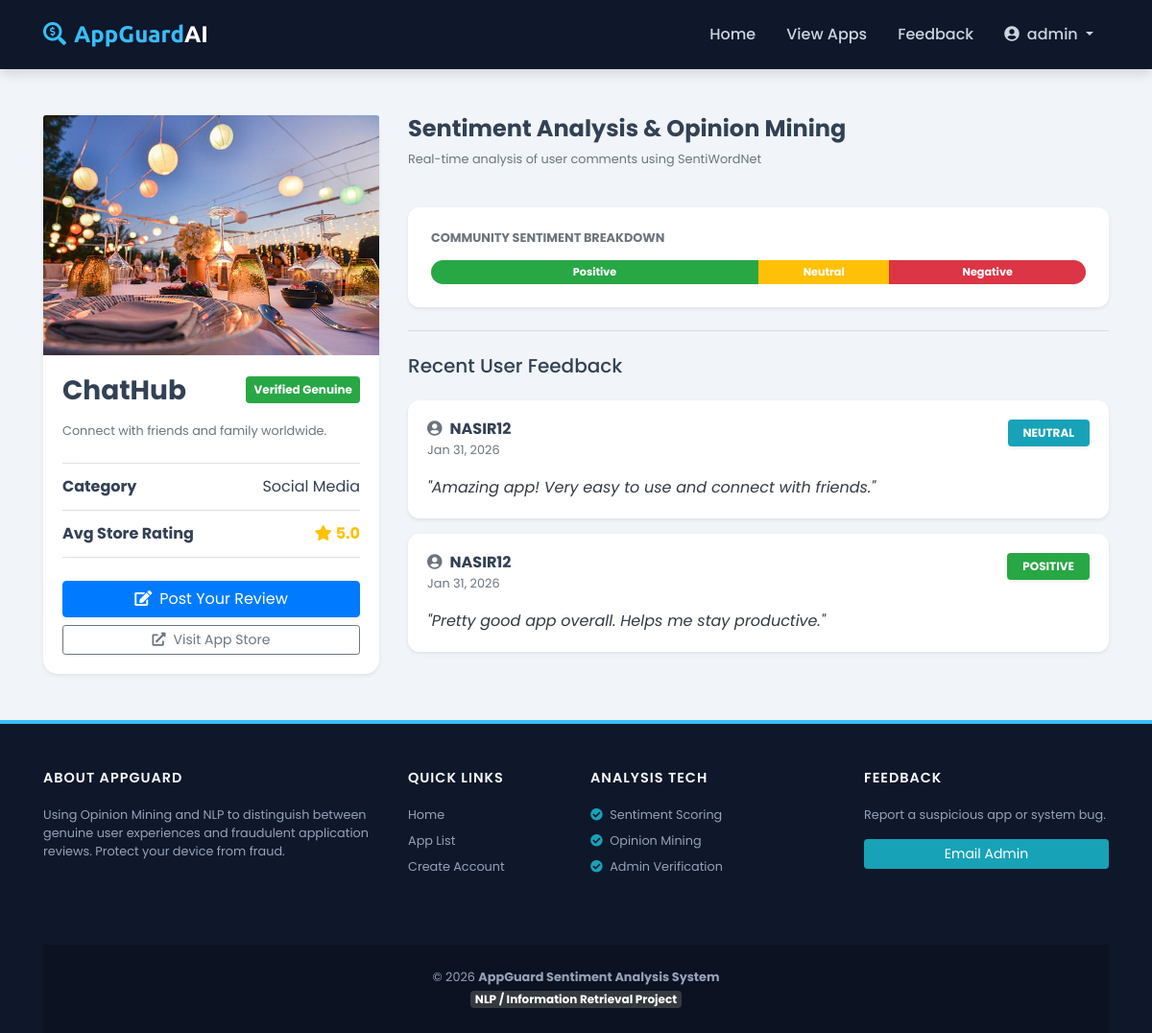
Page /app/2/ (signed in) on the committed database.
### myapp/models.py (models this page shows, shortened)
class Application(models.Model):
    name = models.CharField(max_length=150)
    link = models.URLField(max_length=255)
    description = models.TextField()
    category = models.ForeignKey(Category, on_delete=models.SET_NULL, null=True)
    image = models.ImageField(upload_to="app_images/", blank=True, null=True)
    added_on = models.DateTimeField(default=timezone.now)
    rating = models.FloatField(default=5.0)
    avg_sentiment_score = models.FloatField(default=0.0) # Average sentiment score
    is_fraud = models.BooleanField(default=False)

class Category(models.Model):
    name = models.CharField(max_length=100, unique=True)

class Review(models.Model):
    SENTIMENT_CHOICES = (
        ('positive', 'Positive'),
        ('negative', 'Negative'),
        ('neutral', 'Neutral'),
    )
    user = models.ForeignKey(CustomerUser, on_delete=models.CASCADE)
    app = models.ForeignKey(Application, on_delete=models.CASCADE)
    comment = models.TextField()
    rating = models.PositiveSmallIntegerField(default=0)  # 1-5 scale
    sentiment = models.CharField(max_length=10, choices=SENTIMENT_CHOICES, blank=True, null=True)
    sentiment_score = models.FloatField(blank=True, null=True)  # -1 to 1 score
    ip_address = models.GenericIPAddressField(blank=True, null=True)
    is_fake = models.BooleanField(default=False)  # Fake review detection
    created_at = models.DateTimeField(default=timezone.now)

class CustomerUser(models.Model):
    STATUS_CHOICES = (
        ('active', 'Active'),
        ('inactive', 'Inactive'),
        ('banned', 'Banned'),
    )
    user_id = models.AutoField(primary_key=True)
    username = models.CharField(max_length=150, unique=True)
    email = models.EmailField(unique=True)
    password = models.CharField(max_length=255)
    full_name = models.CharField(max_length=150, blank=True, null=True)
    profile_image = models.ImageField(upload_to='profiles/', blank=True, null=True)
    bio = models.TextField(blank=True, null=True)
    phone = models.CharField(max_length=20, blank=True, null=True)
    gender = models.CharField(
        max_length=10,
        choices=[('Male', 'Male'), ('Female', 'Female'), ('Other', 'Other')],
        blank=True,
        null=True
    )
    dob = models.DateField(blank=True, null=True)
    country = models.CharField(max_length=100, blank=True, null=True)
    status = models.CharField(max_length=10, choices=STATUS_CHOICES, default='active')
    last_login = models.DateTimeField(auto_now=True)
    created_at = models.DateTimeField(auto_now_add=True)
    updated_at = models.DateTimeField(auto_now=True)

### myapp/views.py (the view)
# urls.py: path('app/<int:app_id>/', views.app_details, name='app_details'),
def app_details(request, app_id):
    app = get_object_or_404(Application, id=app_id)
    reviews = Review.objects.filter(app=app)
    return render(request, 'app_details.html', {
        'app': app,
        'reviews': reviews
    })

### templates/app_details.html (shortened to what this page needs)
{% extends "base.html" %}
{% block content %}
<div class="container my-5">
    <div class="row">
        <div class="col-lg-4">
            <div class="card shadow-sm border-0 sticky-top" style="top: 100px; border-radius: 15px;">
                {% if app.image %}
                    <img src="{{ app.image.url }}" class="card-img-top" alt="{{ app.name }}" style="height: 250px; object-fit: cover;">
                {% endif %}
                <div class="card-body">
                    <div class="d-flex justify-content-between align-items-center mb-3">
                        <h3 class="font-weight-bold mb-0">{{ app.name }}</h3>
                        <span class="badge {% if app.is_fraud %}badge-danger{% else %}badge-success{% endif %} p-2">
                            {% if app.is_fraud %}Fraud App{% else %}Verified Genuine{% endif %}
                        </span>
                    </div>
                    <p class="text-muted small mb-4">{{ app.description }}</p>
                    <ul class="list-group list-group-flush border-top border-bottom mb-4">
                        <li class="list-group-item d-flex justify-content-between align-items-center px-0 bg-transparent">
                            <strong>Category</strong>
                            <span>{{ app.category.name }}</span>
                        </li>
                        <li class="list-group-item d-flex justify-content-between align-items-center px-0 bg-transparent">
                            <strong>Avg Store Rating</strong>
                            <span class="text-warning font-weight-bold"><i class="fas fa-star mr-1"></i>{{ app.rating }}</span>
                        </li>
                    </ul>
                    <a href="{% url 'add_review' app.id %}" class="btn btn-primary btn-block shadow-sm">
                        <i class="fas fa-edit mr-2"></i>Post Your Review
                    </a>
                    {% if app.link %}
                        <a href="{{ app.link }}" target="_blank" class="btn btn-outline-secondary btn-block btn-sm mt-2">
                            <i class="fas fa-external-link-alt mr-2"></i>Visit App Store
                        </a>
                    {% endif %}
                </div>
            </div>
        </div>
        <div class="col-lg-8">
            <div class="d-flex justify-content-between align-items-end mb-4">
                <div>
                    <h4 class="font-weight-bold">Sentiment Analysis & Opinion Mining</h4>
                    <p class="text-muted small">Real-time analysis of user comments using SentiWordNet</p>
                </div>
            </div>
            <div class="card shadow-sm border-0 mb-4 p-4" style="border-radius: 12px;">
                <h6 class="font-weight-bold text-uppercase small text-muted mb-3">Community Sentiment Breakdown</h6>
                <div class="progress" style="height: 25px; border-radius: 50px;">
                    <div class="progress-bar bg-success" role="progressbar" style="width: {{ pos_percent|default:50 }}%" title="Positive">Positive</div>
                    <div class="progress-bar bg-warning" role="progressbar" style="width: {{ neu_percent|default:20 }}%" title="Neutral">Neutral</div>
                    <div class="progress-bar bg-danger" role="progressbar" style="width: {{ neg_percent|default:30 }}%" title="Negative">Negative</div>
                </div>
            </div>
            <hr class="my-4">
            <h5 class="mb-4">Recent User Feedback</h5>
            {% for review in reviews %}
                <div class="card mb-3 border-0 shadow-sm" style="border-radius: 12px;">
                    <div class="card-body">
                        <div class="d-flex justify-content-between mb-2">
                            <div>
                                <h6 class="font-weight-bold mb-0"><i class="fas fa-user-circle text-secondary mr-2"></i>{{ review.user.username }}</h6>
                                <small class="text-muted">{{ review.created_at|date:"M d, Y" }}</small>
                            </div>
                            <div class="text-right">
                                <span class="badge shadow-sm px-3 py-2
                                    {% if review.sentiment|lower == 'positive' %}badge-success
                                    {% elif review.sentiment|lower == 'negative' %}badge-danger
                                    {% else %}badge-info{% endif %}">
                                    {{ review.sentiment|upper }}
                                </span>
                            </div>
                        </div>
                        <p class="card-text text-dark mt-3" style="font-style: italic;">"{{ review.comment }}"</p>
                    </div>
                </div>
            {% empty %}
                <div class="text-center py-5 bg-white rounded shadow-sm">
                    <i class="fas fa-comment-slash fa-3x text-light mb-3"></i>
                    <p class="text-muted">No sentiment analysis data available for this app yet.</p>
                </div>
            {% endfor %}
        </div>
    </div>
</div>
{% endblock %}

### templates/base.html (style rules this page uses)
:root { --primary-color: #0f172a; --accent-color: #38bdf8; --fraud-red: #ef4444; --genuine-green: #22c55e; --light-bg: #f1f5f9; }
body { font-family: 'Poppins', sans-serif; background-color: var(--light-bg); color: #334155; display: flex; flex-direction: column; min-height: 100vh; }

### templates/app_details.html (style rules this page uses)
.sticky-top { z-index: 10; }
.progress-bar { font-weight: bold; font-size: 0.7rem; }

### rows in the picture
Application: image (picture), name "ChatHub", description "Connect with friends and family worldwide.", category.name "Social Media", rating "5.0"
Review: user.username "NASIR12", created_at "Jan 31, 2026", sentiment "NEUTRAL", comment "Amazing app! Very easy to use and connect with friends."
Review: user.username "NASIR12", created_at "Jan 31, 2026", sentiment "POSITIVE", comment "Pretty good app overall. Helps me stay productive."

### other values in the picture
{{ request.session.username }} "admin"
